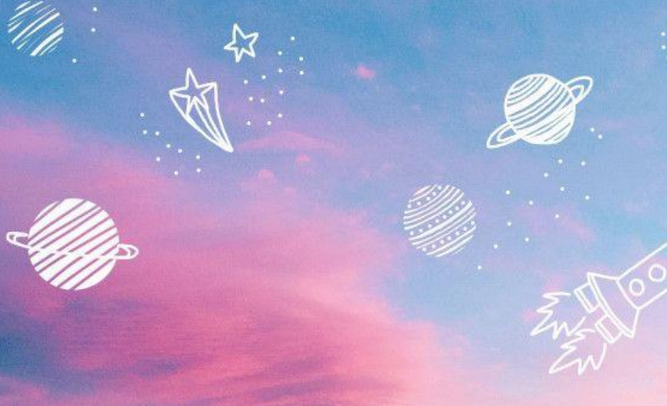
#> input picture Lab_1/Images/Sample_1.png, 667 x 406 px, shrunk from 927 x 565 before the run, found by its file name
$ python code.py
#> lines starting #> are read from the running program, lines starting #| are printed output that depends on the picture
import numpy as np
import cv2
import matplotlib.pyplot as plt

# Input image path
image_path = 'Lab_1/Images/Sample_1.png'
save_path_sheared_x = 'Lab_1/Task_4/Sheared_X_Sample_1.png'
save_path_sheared_y = 'Lab_1/Task_4/Sheared_Y_Sample_1.png'

# Read the input image
img = cv2.imread(image_path)
#> img is the input picture: shape (406, 667, 3); mean B, G, R 204.3, 162.7, 172.8
if img is None:
    raise FileNotFoundError(f"File '{image_path}' could not be read. Check if the path is correct.")

# Convert from BGR to RGB so we can plot using matplotlib
img = cv2.cvtColor(img, cv2.COLOR_BGR2RGB)
plt.imshow(img)
plt.show()

# Get the image shape
rows, cols, dim = img.shape
#> rows = 406; cols = 667; dim = 3

# Shearing applied to x-axis
M_x = np.float32([[1, 0.5, 0],
                  [0, 1, 0],
                  [0, 0, 1]])
sheared_x_img = cv2.warpPerspective(img, M_x, (int(cols * 1.5), int(rows * 1.5)))
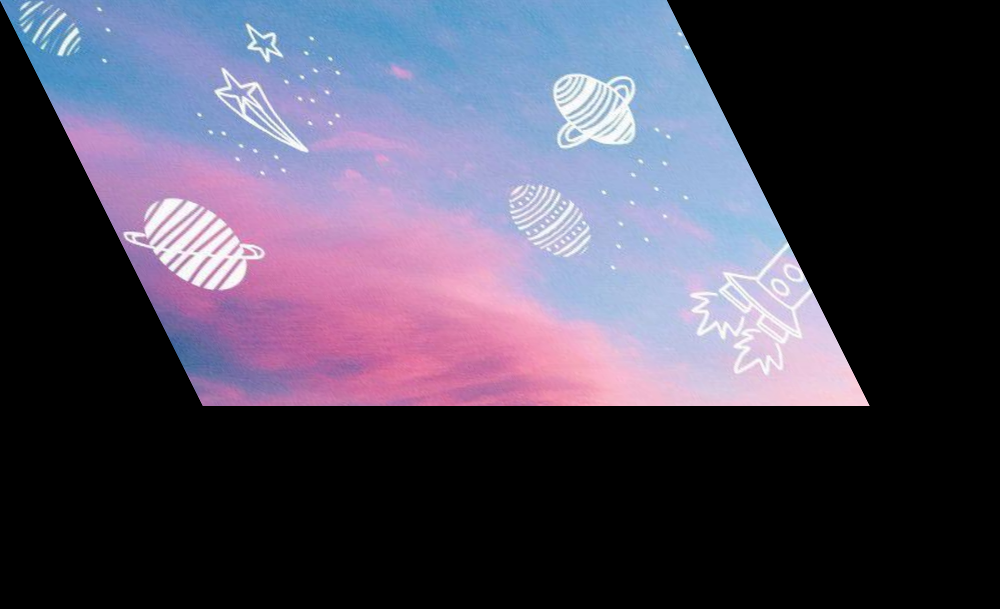
#> sheared_x_img: shape (609, 1000, 3); mean R, G, B 76.9, 72.4, 90.9
cv2.imwrite(save_path_sheared_x, cv2.cvtColor(sheared_x_img, cv2.COLOR_RGB2BGR))

plt.axis('off')
plt.imshow(sheared_x_img)
plt.show()

# Shearing applied to y-axis
M_y = np.float32([[1, 0, 0],
                  [0.5, 1, 0],
                  [0, 0, 1]])
sheared_y_img = cv2.warpPerspective(img, M_y, (int(cols * 1.5), int(rows * 1.5)))
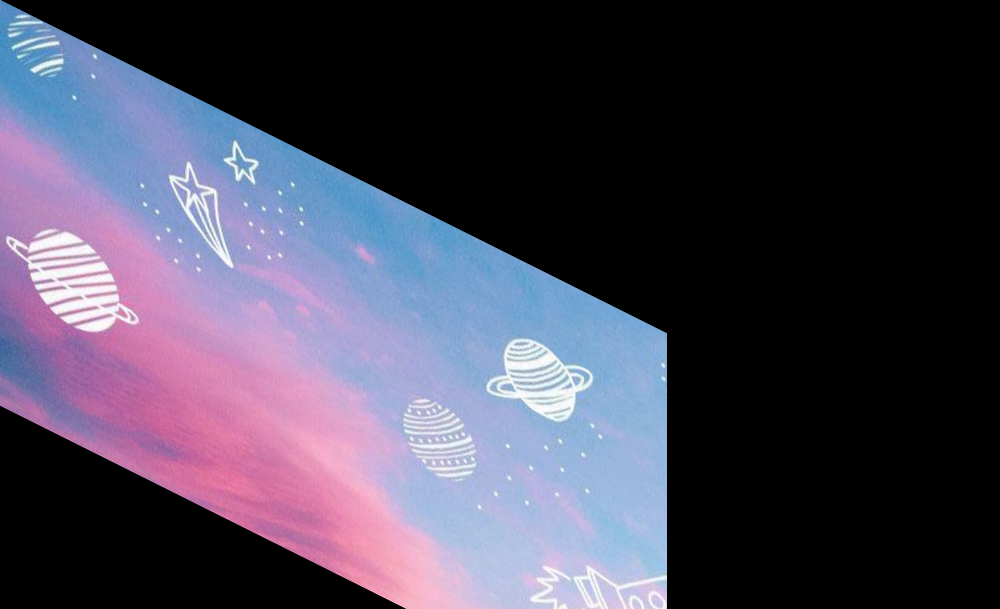
#> sheared_y_img: shape (609, 1000, 3); mean R, G, B 70.5, 66.7, 84.6
cv2.imwrite(save_path_sheared_y, cv2.cvtColor(sheared_y_img, cv2.COLOR_RGB2BGR))

plt.axis('off')
plt.imshow(sheared_y_img)
plt.show()

cv2.waitKey(0)
cv2.destroyAllWindows()
